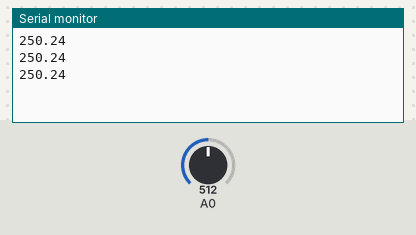
Bench run of a sketch on a simulated Arduino Uno, built with avr-gcc and run on an emulated ATmega328P. Shown: the last lines printed to the serial monitor. The test bench sets the inputs (shaded band); at power-on: A0 = 512.

Above: at 1.3 s.
1.4 s: A0 set to 716
At 1.9 s:
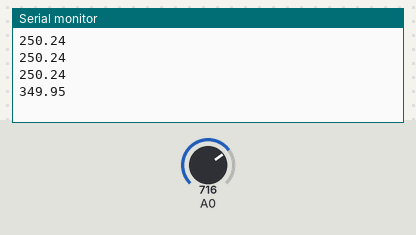
2.9 s: A0 set to 900
At 3.4 s:
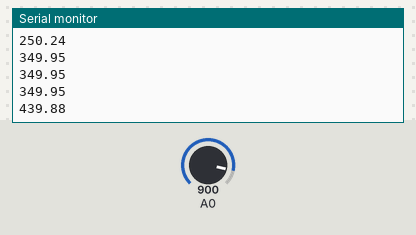
Timing chart, 0 to 5.9 s (numbered marks = the images above; inputs shaded):
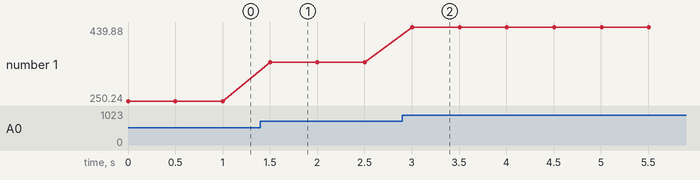

Measured:
- after the input at 1.4 s, the serial monitor: prints a new line after 0.10 s (image 1)
- after the input at 2.9 s, the serial monitor: prints a new line after 0.10 s (image 2)
- plotted number 1: 250.24 → 349.95 after the input at 1.4 s, 349.95 → 439.88 after the input at 2.9 s

The sketch:

TEMP_LM35.ino
```cpp
int raw = 0;
float temp = 0;

void setup() {
  Serial.begin(9600);
  pinMode(A0, INPUT);
}

void loop() {
  raw = analogRead(A0);
  temp = (raw/1023.0)*5.0*1000/10;
  Serial.println(temp);
  delay(500);
}
```
